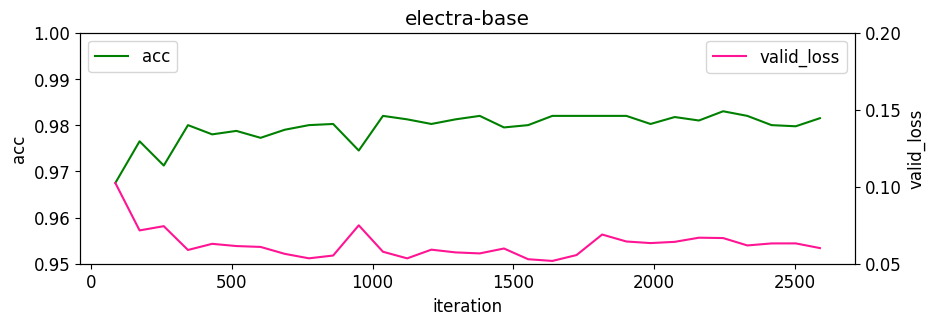
#> input picture chapter_1/electra_graph.png, 935 x 325 px
$ python matplotlib_practice.py
#> lines starting #> are read from the running program, lines starting #| are printed output that depends on the picture
#%%
# -> # %% 넣으면 jupyter 셀처럼. 그리고 pip install ipykernel 넣으면 그래프 볼 수 있음
import matplotlib.pyplot as plt
import numpy as np

x = np.arange(0, 6, 0.1)
y = np.sin(x)
y

plt.plot(x, y)
plt.show()
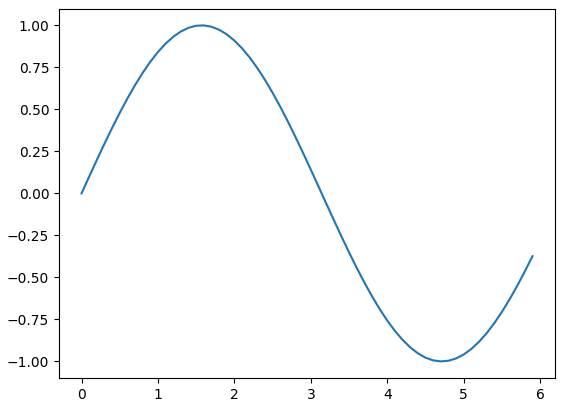
#> figure drawn by matplotlib, 1 panel; curve peaks at x = 1.6, y = 1
#%%

x = np.arange(0, 6, 0.1)
y1 = np.sin(x)
y2 = np.cos(x)

# 그리기

plt.plot(x, y1, label='sin')
plt.plot(x, y2, linestyle='--', label='cos')
plt.xlabel("x")
plt.ylabel('y')
plt.title('sin & cos')
plt.legend()
plt.show()
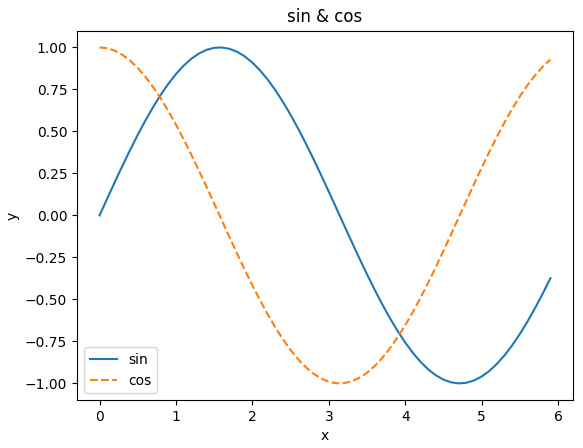
#> figure drawn by matplotlib, 1 panel; curve peaks at x = 1.6, y = 1; curve peaks at x = 0, y = 1


# %%
import matplotlib.pyplot as plt
from matplotlib.image import imread

img = imread('electra_graph.png') # 왜 안될까
#> img is the input picture: shape (325, 935, 4) float32; mean R, G, B, A 0.973, 0.971, 0.971, 1

plt.imshow(img)
plt.show()
# %%
import os
os.getcwd()
# %%
